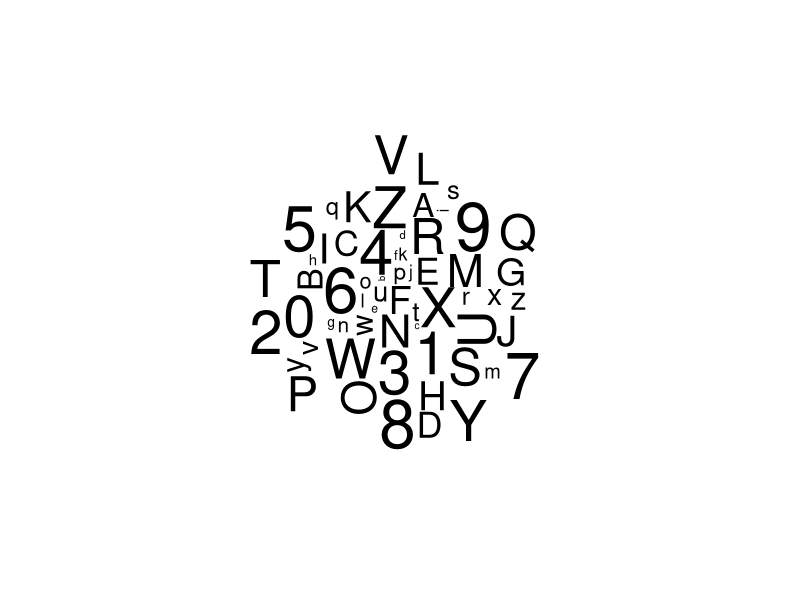
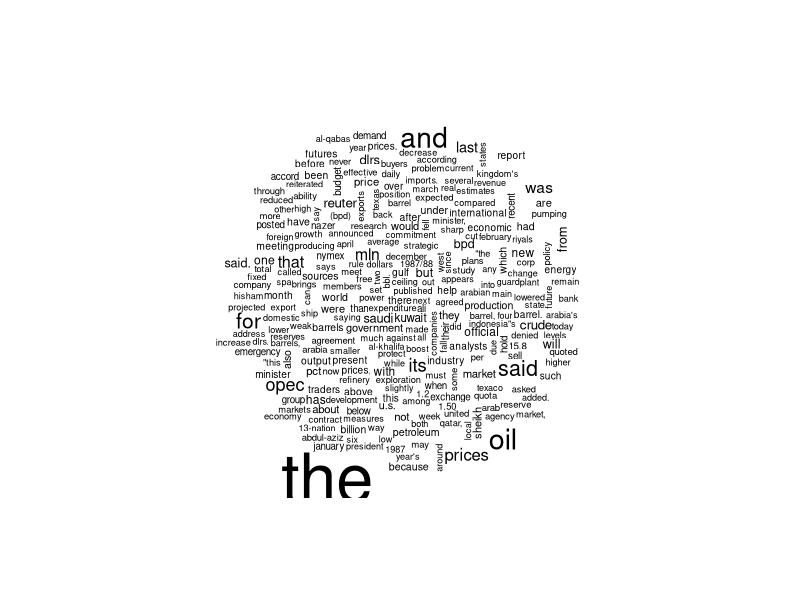
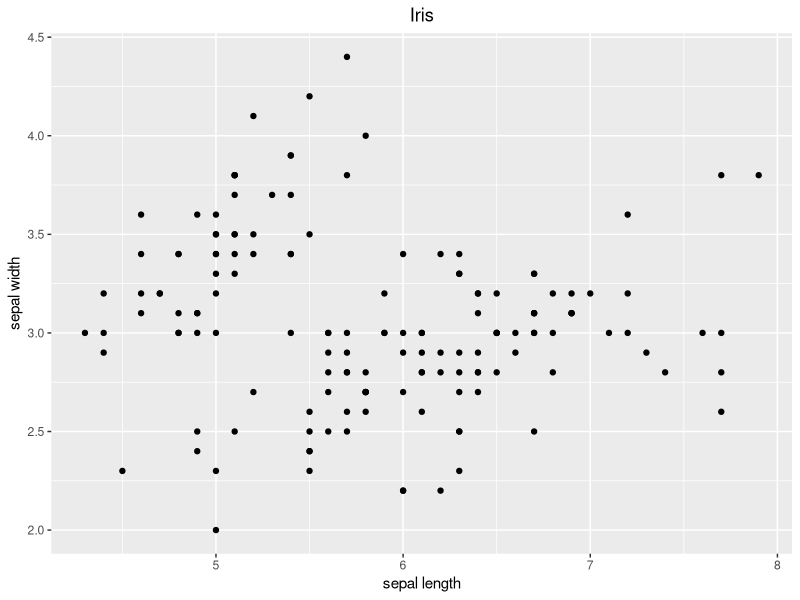
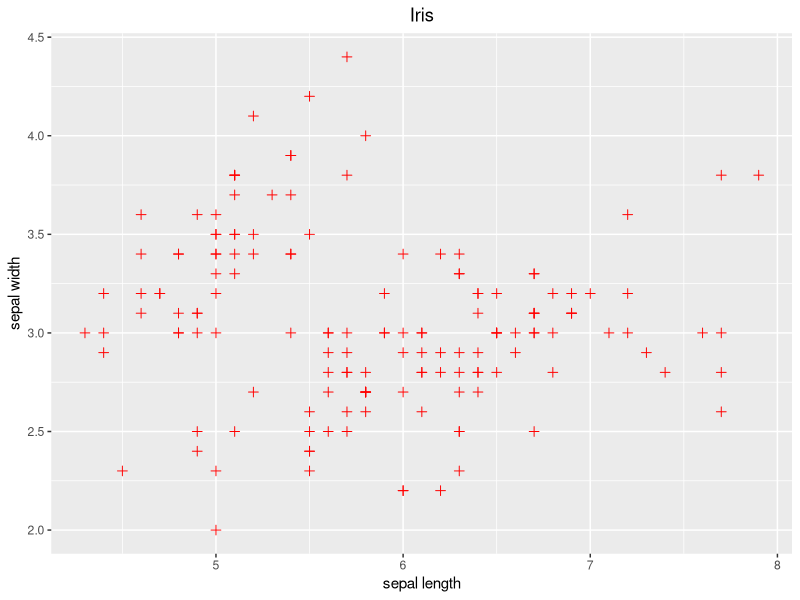
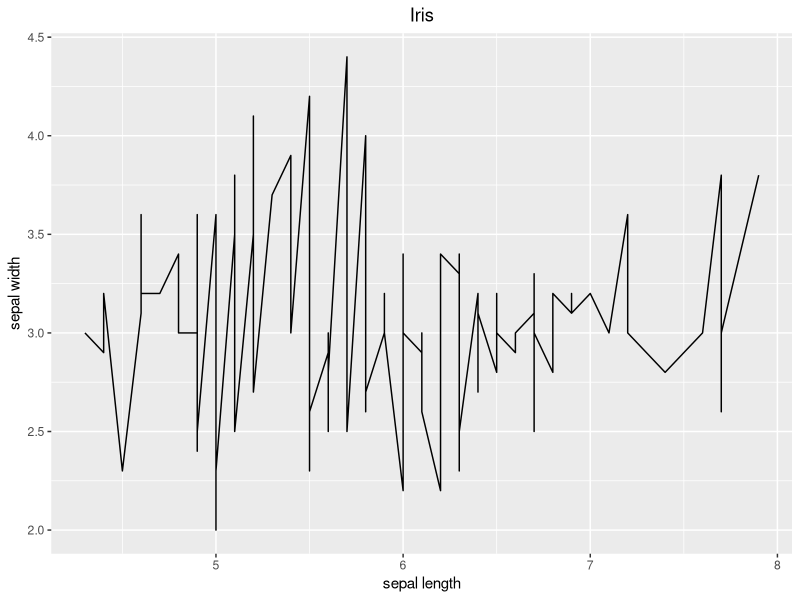
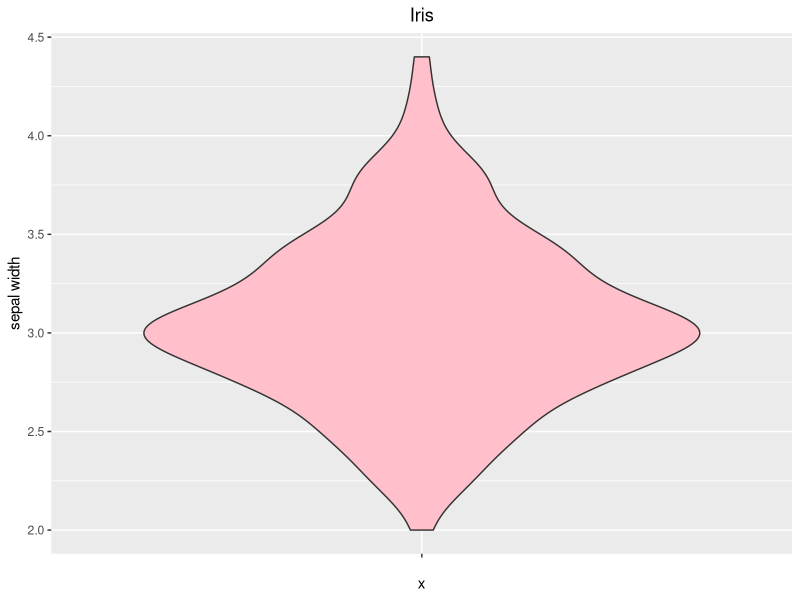
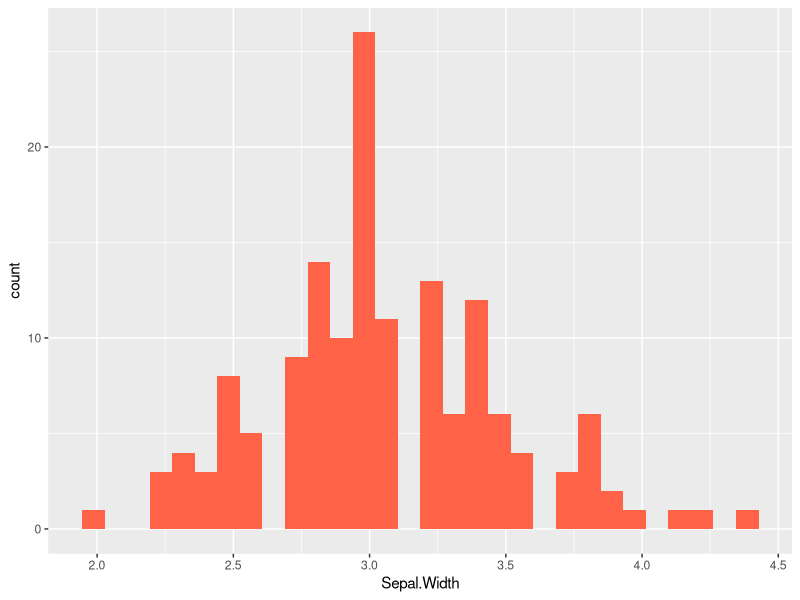
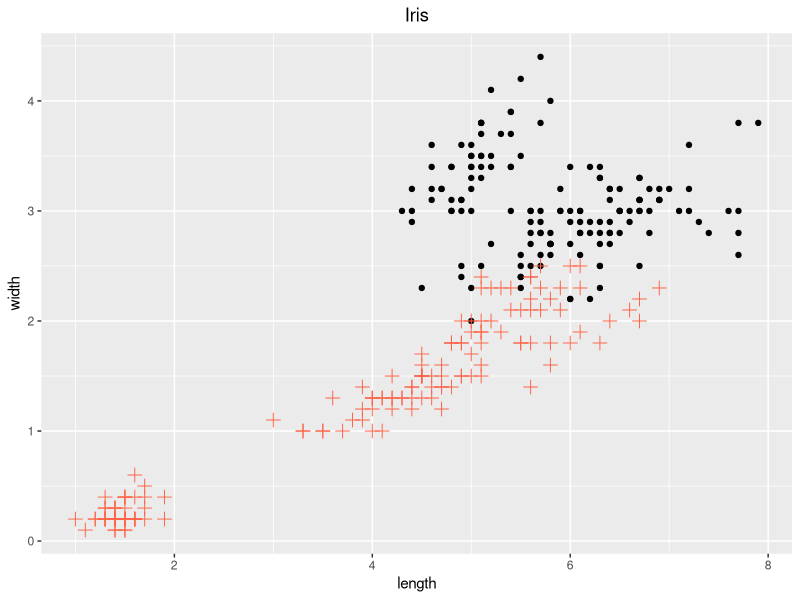

These figures' R source, in order: (Note: this script raises an error after producing the figures.)
## ---- chunk 1
## Install packages
#install.packages("tm")
#install.packages("wordcloud")
#install.packages("ggplot2")

## Load packages
library(tm)
library(wordcloud)
library(ggplot2)
## ---- chunk 2
################################################################################
########################## 1. 그림을 이용한 요약
################################################################################


letters; LETTERS
seq(1,1000,len = 62)
wordcloud(c(letters, LETTERS, 0:9),seq(1, 1000, len = 62))
## ---- chunk 3

data(crude)
wordcloud(crude)
## ---- chunk 4
data(iris)
ggplot() + geom_point(data=iris, aes(x=Sepal.Length, y=Sepal.Width) ) + xlab ('sepal length') + ylab('sepal width') + ggtitle("Iris")+ theme(plot.title = element_text(hjust = 0.5)) 
## ---- chunk 5
## 4 : scatter plot (conti.)
ggplot() + geom_point(data=iris, aes(x=Sepal.Length, y=Sepal.Width), shape = 3, color='red', cex=2) + xlab ('sepal length') + ylab('sepal width') + ggtitle("Iris")+ theme(plot.title = element_text(hjust = 0.5)) 

ggplot() + geom_line(data=iris, aes(x=Sepal.Length, y=Sepal.Width)) + xlab ('sepal length') + ylab('sepal width') + ggtitle("Iris")+ theme(plot.title = element_text(hjust = 0.5)) 

## ---- chunk 6
head(colors(),20)

## ---- chunk 7
## 5 : scatter plot (conti.)

ggplot() + geom_violin(data=iris, aes(x="", y=Sepal.Width), fill="pink") + ylab('sepal width') + ggtitle("Iris")+ theme(plot.title = element_text(hjust = 0.5))

ggplot(iris, aes(x = Sepal.Width)) + geom_histogram(fill = "tomato") 
## ---- chunk 8
## 6 : scatter plot (conti.)
ggplot() + geom_point(data=iris, aes(x=Sepal.Length, y=Sepal.Width)) + xlab ('length') + ylab('width') + ggtitle("Iris")+ theme(plot.title = element_text(hjust = 0.5)) +
   geom_point(data=iris, aes(x=Petal.Length, y=Petal.Width), shape = 3, color='tomato', cex=3)

## ---- chunk 9
## 7 : scatter plot (conti.)
x <- seq(0, 2*pi, 0.1)
y <- sin(x)
y2 <- sin(3*seq(0, 2*pi, 0.1))
plot(x, y)
lines(x, y, col="purple")
lines(x, y2, col="orange")
## ---- chunk 10
## 8 : scatter plot (conti.)
plot(iris$Sepal.Length,iris$Sepal.Width, xlab="sepal length", 
     ylab="sepal width", main="Iris")
text(iris$Sepal.Length,iris$Sepal.Width, pos=2, cex=0.5 )


ggplot(iris, aes(x=Sepal.Length, y=Sepal.Width) )  +geom_point(pch='+')+ xlab ('sepal length') + ylab('sepal width') + ggtitle("Iris")+ 
   theme(plot.title = element_text(hjust = 0.5))  + geom_text( aes(label = rownames(iris)))

## ---- chunk 11
## 9 : scatter plot (conti.)
plot(iris$Sepal.Length , iris$Sepal.Width , cex=1.5, pch=20, 
     xlab="length", ylab="width", main="Iris")

points(iris$Petal.Length , iris$Petal.Width , cex=1.5, pch="+", 
       col="tomato")  # or pch="43" does same

legend("topright", legend=c("Sepal", "Petal"), pch=c(20, 43), 
       col=c("black", "tomato"), bg="white")

ggplot() + geom_point(data=iris, aes(x=Sepal.Length, y=Sepal.Width, colour = 'sepal')) + xlab ('length') + ylab('width') + ggtitle("Iris")+ theme(plot.title = element_text(hjust = 0.5)) +
   geom_point(data=iris, aes(x=Petal.Length, y=Petal.Width, colour='petal'), shape = 3, cex=3) 

## ---- chunk 12
## 10 : scatter plot (conti.)
pairs(~Sepal.Width + Sepal.Length + Petal.Width + Petal.Length, 
      data=iris, col=c("red", "green", "blue")[iris$Species])
## ---- chunk 13
barplot(tapply(iris$Sepal.Width,iris$Species,mean))
## ---- chunk 14
partition <- cut(iris$Sepal.Width , breaks=10) 
head(partition,3)

table(partition)    
## ---- chunk 15
pie(table(cut(iris$Sepal.Width , breaks=10)), cex=1.5)
## ---- chunk 16
hist(iris$Sepal.Width)
## ---- chunk 17
## 15 : histogram (conti.)
par(mfrow=c(1,2))

hist(iris$Sepal.Width,breaks=20)

hist(iris$Sepal.Width,freq=FALSE)

ggplot(iris, aes(x = Sepal.Width)) + geom_histogram(binwidth = .5) 
## ---- chunk 18
par(mfrow=c(1,2))

plot(density(iris$Sepal.Width))

hist(iris$Sepal.Width,freq=FALSE)

lines(density(iris$Sepal.Width),col='rosybrown')

ggplot(data=iris, aes(x=Sepal.Width))+ geom_histogram(binwidth=0.2, color="black", fill="steelblue", aes(y=..density..)) +
  geom_density(stat="density", alpha=I(0.2), fill="blue") +
  xlab("Sepal Width") +  ylab("Density") + ggtitle("Histogram & Density Curve")
## ---- chunk 19
dev.off()

plot(faithful$eruptions,faithful$waiting,xlab='Eruptions',
     ylab='Waiting',cex.lab=2,cex.axis=1)
## ---- chunk 20
plot(iris$Petal.Length,iris$Petal.Width,xlab='Petal.Length',
     ylab='Petal.Width',cex.lab=2,cex.axis=2,type='n',cex=2)

# iris$Species=='setosa'
# iris$Petal.Length[iris$Species=='setosa']

# setosa 점찍기
points(iris$Petal.Length[iris$Species=='setosa'],
       iris$Petal.Width[iris$Species=='setosa'],col='red')

# versicolor 점찍기
points(iris$Petal.Length[iris$Species=='versicolor'],
       iris$Petal.Width[iris$Species=='versicolor'],col='blue')

# virginical 점찍기
points(iris$Petal.Length[iris$Species=='virginica'],
       iris$Petal.Width[iris$Species=='virginica'],col='green')

ggplot(iris, aes(x=Petal.Length, y=Petal.Width, colour=Species))+geom_point()

## ---- chunk 21
################################################################################
########################3# 수치를 이용한 요약
################################################################################

length(faithful$waiting)

mean(faithful$waiting)

median(faithful$waiting)

freq=tabulate(faithful$waiting)

tabulate(c(2,3,3,5))

max(freq)

which.max(freq)
## ---- chunk 22
n=length(faithful$eruptions)

sum((faithful$eruptions - mean(faithful$eruptions))^2)/(n-1) 

var(faithful$eruptions) 

sqrt(var(faithful$eruptions))

sd(faithful$eruptions) 
## ---- chunk 23
pquant=quantile(faithful$eruptions,probs=c(0.25,0.5,0.75))

pquant[3]-pquant[1]   # IQR

IQR(faithful$eruptions)   # IQR 명령어

max(faithful$eruptions)-min(faithful$eruptions)   # 표본의 범위

R=range(faithful$eruptions)   # range를 벡터로 구해주는 명령어
R
R[2]-R[1]
## ---- chunk 24
iqr.val=IQR(faithful$eruptions)

c(pquant[1]-1.5*iqr.val, pquant[3] +1.5*iqr.val)

faithful$eruptions[faithful$eruptions > pquant[3] +1.5*iqr.val]

faithful$eruptions[faithful$eruptions < pquant[3] -1.5*iqr.val]

summary(faithful$eruptions)
## ---- chunk 25
par(mfrow=c(1,2))

boxplot(faithful$eruptions,main='Eruptions')

boxplot(faithful$waiting,main='Waiting')

ggplot(faithful) + geom_boxplot(aes(x="", y=waiting))
## ---- chunk 26
dev.off()

n = 49; sigma=30 ; xbar = 157.02 ; alpha=0.05 ; d=5

qnorm(1-alpha/2) # Z_(0.025)

c.i <- c(xbar - qnorm(1-alpha/2)*sigma/sqrt(n), 
         xbar + qnorm(1-alpha/2)*sigma/sqrt(n))
c.i
## ---- chunk 27
mu0=1200; sigma=100; n=25; alpha=0.05

xbar=1240; z=(xbar-mu0)/(sigma/sqrt(n))

z

z.alpha=qnorm(0.95)

z.alpha

pval=1-pnorm(z)

pval
## ---- chunk 28
bulb <- c(2000, 1975, 1900, 2000, 1950, 1850, 1950, 2100, 1975)

mean(bulb)

sd(bulb)

qt(0.95,8) 

t.test(bulb, mu=1950, alternative="greater")
## ---- chunk 29
A <- c(4.8,4.0,5.8,4.9,5.3,7.4)

B <- c(4.0,4.2,5.2,4.9,5.6,7.1)

t.test(A-B,mu=0)
## ---- chunk 30
x_1 <- c(19.54, 14.47, 16.00, 24.83, 26.39, 11.49)

x_2 <- c(15.95,25.89,20.53,15.52,14.18,16.00)

# Pooled standard deviation
sqrt(((6-1)*var(x_1)+(6-1)*var(x_2))/(6+6-2)) 

# t-test procedure
t.test(x_1,x_2,var.equal=TRUE,conf.level=0.95) # t-test procedure
## ---- chunk 31
x_1 <- c(12.7,19.3,20.5,10.5,14.0,10.8,16.6,14.0,17.2)

x_2 <- c(18.2,32.9,10.0,14.3,16.2,27.6,15.7)

# t-test procedure
t.test(x_1,x_2,"less",var.equal=FALSE,conf.level=0.95) 
## ---- chunk 32
attach(sleep)

# t-test (paried t-test)
t.test(extra~group, paired=TRUE)

# var.test procedure
var.test(extra~group)

# t-test (two sample t-test)
t.test(extra~group, var.equal=TRUE)
